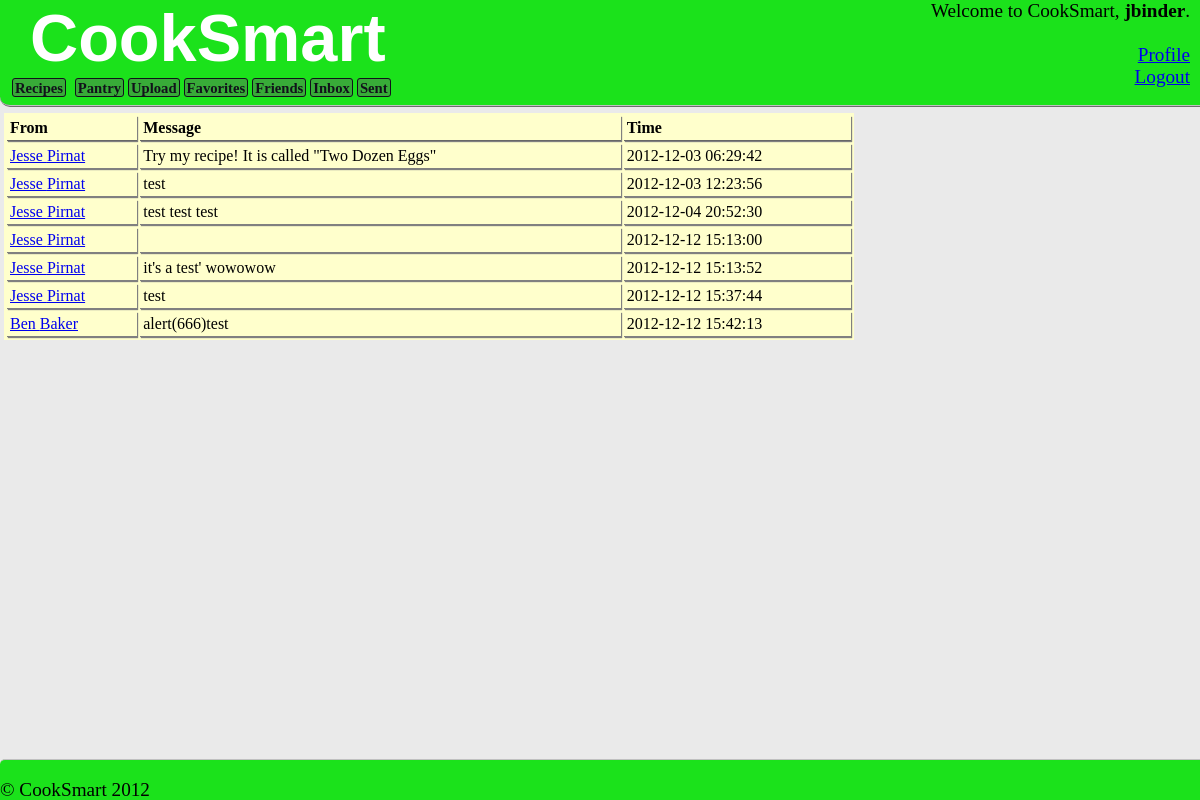
The app's page /inbox.php (signed in) with its own data.
### tables this page shows
CREATE TABLE IF NOT EXISTS `messages` (
  `message_id` int(11) NOT NULL auto_increment,
  `from_user_id` int(11) NOT NULL,
  `to_user_id` int(11) NOT NULL,
  `message_text` text NOT NULL,
  `message_time` datetime NOT NULL,
  PRIMARY KEY  (`message_id`),
  KEY `from_user_id` (`from_user_id`),
  KEY `to_user_id` (`to_user_id`)
);

CREATE TABLE IF NOT EXISTS `users` (
  `user_id` int(11) NOT NULL auto_increment,
  `first_name` varchar(255) NOT NULL,
  `last_name` varchar(255) NOT NULL,
  `email` varchar(255) NOT NULL,
  `password` varchar(255) NOT NULL,
  `creation_datetime` datetime NOT NULL,
  `modified_datetime` datetime NOT NULL,
  `username` varchar(15) NOT NULL,
  PRIMARY KEY  (`user_id`)
);

### inbox.php (the view, shortened to what this page needs)
<?php
	include_once "header.php";
?>
<?php
	if (!isset($_SESSION["is_logged_in"]))
	{
		echo "<p>You must be logged in to view this page.</p>";
	}
	else
	{
		$user_id = $_SESSION["user_id"];
		$link = mysql_connect($dbhost, $dbuser, $dbpass);
		$sql = "SELECT m.message_id, m.from_user_id, m.message_text, m.message_time, u.first_name, u.last_name FROM messages as m INNER JOIN users as u ON m.from_user_id=u.user_id WHERE m.to_user_id=$user_id;";
		$result = mysql_query($sql, $link);
		?>
		<table class="msg" id="inbox" border="0" width="100%" cellpadding="3" cellspacing="3">
				<tr>
					<td class="msg_topcell">From</td>
					<td class="msg_topcell">Message</td>
					<td class="msg_topcell">Time</td>
				</tr>
		<?
		while ($row = mysql_fetch_array($result, MYSQL_ASSOC))
		{
			$from_user_id = $row["from_user_id"];
			$from_first_name = $row["first_name"];
			$from_last_name = $row["last_name"];
			$message_text = stripslashes($row["message_text"]);
			$message_time = $row["message_time"];
			echo "<tr class=\"msg_row\">\n";
			echo "<td class=\"msg_cell\"><a href=\"user.php?id=$from_user_id\">$from_first_name $from_last_name</a></td>\n";
			echo "<td class=\"msg_cell\">$message_text</td>\n";
			echo "<td class=\"msg_cell\">$message_time</td></tr>";
		}
		echo "</table>";
	}
?>
<?php
	include_once "footer.php";
?>

### main.css (style rules this page uses)
body { width: 850px; padding: 105px 0px 40px 0px; margin-left: 4px; margin-right: 0px; font-family: FranklinGothicFSCdRegular; font-size: 1.2em; font-weight: 500; background-color: #eaeaea; }
table.msg { background-color:#FFFFCC; }
td.msg_cell { border-bottom: 1px grey groove; box-shadow: 1px 1px 1px grey; }
td.msg_topcell { border-bottom: 1px #676767 groove; box-shadow: 1px 1px 1px grey; font-weight: bold; margin-bottom: 1px; }

### records on screen
messages: users.first_name "Jesse", users.last_name "Pirnat", message_text "Try my recipe! It is called \"Two Dozen Eggs\"", message_time "2012-12-03 06:29:42"
messages: users.first_name "Jesse", users.last_name "Pirnat", message_text "test", message_time "2012-12-03 12:23:56"
messages: users.first_name "Jesse", users.last_name "Pirnat", message_text "test test test", message_time "2012-12-04 20:52:30"
messages: users.first_name "Jesse", users.last_name "Pirnat", message_time "2012-12-12 15:13:00"
messages: users.first_name "Jesse", users.last_name "Pirnat", message_text "it's a test' wowowow", message_time "2012-12-12 15:13:52"
messages: users.first_name "Jesse", users.last_name "Pirnat", message_text "test", message_time "2012-12-12 15:37:44"
messages: users.first_name "Ben", users.last_name "Baker", message_text "alert(666)test", message_time "2012-12-12 15:42:13"

### other values on screen
$_SESSION["username"] "jbinder"
